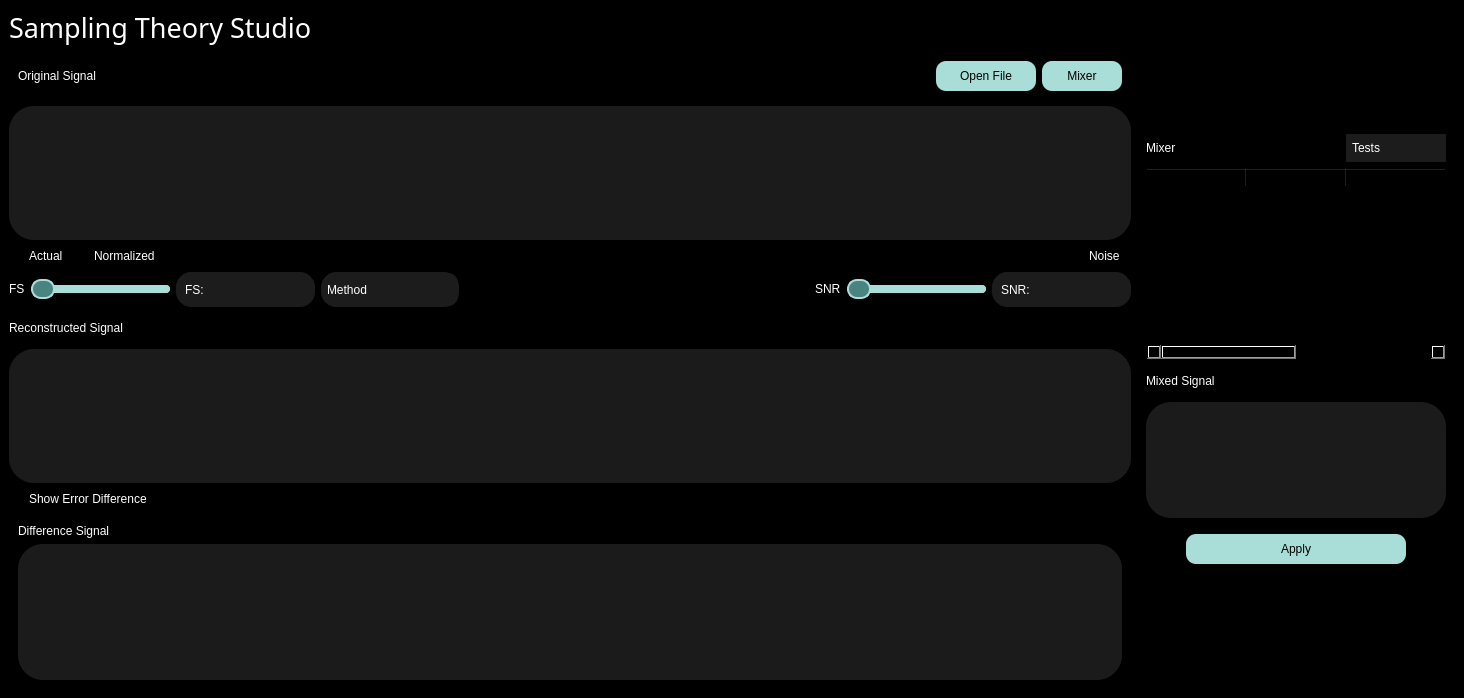
<?xml version="1.0" encoding="UTF-8"?>
<ui version="4.0">
 <class>MainWindow</class>
 <widget class="QMainWindow" name="MainWindow">
  <property name="geometry">
   <rect>
    <x>0</x>
    <y>0</y>
    <width>1464</width>
    <height>698</height>
   </rect>
  </property>
  <property name="sizePolicy">
   <sizepolicy hsizetype="Expanding" vsizetype="Expanding">
    <horstretch>0</horstretch>
    <verstretch>0</verstretch>
   </sizepolicy>
  </property>
  <property name="windowTitle">
   <string>MainWindow</string>
  </property>
  <property name="styleSheet">
   <string notr="true">background-color: rgb(0, 0, 0);</string>
  </property>
  <widget class="QWidget" name="centralwidget">
   <property name="sizePolicy">
    <sizepolicy hsizetype="Expanding" vsizetype="Expanding">
     <horstretch>0</horstretch>
     <verstretch>0</verstretch>
    </sizepolicy>
   </property>
   <layout class="QHBoxLayout" name="horizontalLayout_2">
    <item>
     <layout class="QVBoxLayout" name="verticalLayout">
      <property name="sizeConstraint">
       <enum>QLayout::SetNoConstraint</enum>
      </property>
      <item>
       <layout class="QVBoxLayout" name="verticalLayout_2">
        <property name="sizeConstraint">
         <enum>QLayout::SetNoConstraint</enum>
        </property>
        <item>
         <widget class="QLabel" name="title_label">
          <property name="sizePolicy">
           <sizepolicy hsizetype="Expanding" vsizetype="Fixed">
            <horstretch>0</horstretch>
            <verstretch>0</verstretch>
           </sizepolicy>
          </property>
          <property name="maximumSize">
           <size>
            <width>16777215</width>
            <height>60</height>
           </size>
          </property>
          <property name="font">
           <font>
            <family>Microsoft PhagsPa</family>
            <pointsize>20</pointsize>
            <weight>50</weight>
            <italic>false</italic>
            <bold>false</bold>
           </font>
          </property>
          <property name="styleSheet">
           <string notr="true">color: rgb(255, 255, 255);
font: 20pt &quot;Microsoft PhagsPa&quot;;</string>
          </property>
          <property name="text">
           <string>Sampling Theory Studio</string>
          </property>
          <property name="textFormat">
           <enum>Qt::PlainText</enum>
          </property>
          <property name="alignment">
           <set>Qt::AlignLeading|Qt::AlignLeft|Qt::AlignVCenter</set>
          </property>
          <property name="margin">
           <number>10</number>
          </property>
         </widget>
        </item>
        <item alignment="Qt::AlignLeft">
         <widget class="QWidget" name="top_task_bar_widget" native="true">
          <property name="sizePolicy">
           <sizepolicy hsizetype="Expanding" vsizetype="Fixed">
            <horstretch>0</horstretch>
            <verstretch>0</verstretch>
           </sizepolicy>
          </property>
          <property name="minimumSize">
           <size>
            <width>0</width>
            <height>40</height>
           </size>
          </property>
          <layout class="QHBoxLayout" name="horizontalLayout_10">
           <item>
            <widget class="QLabel" name="original_signal_label">
             <property name="sizePolicy">
              <sizepolicy hsizetype="Fixed" vsizetype="Fixed">
               <horstretch>0</horstretch>
               <verstretch>0</verstretch>
              </sizepolicy>
             </property>
             <property name="styleSheet">
              <string notr="true">color: rgb(255, 255, 255);
font: italic 11pt &quot;Georgia&quot;;
</string>
             </property>
             <property name="text">
              <string>Original Signal</string>
             </property>
             <property name="textFormat">
              <enum>Qt::PlainText</enum>
             </property>
            </widget>
           </item>
           <item>
            <layout class="QHBoxLayout" name="horizontalLayout_13">
             <property name="sizeConstraint">
              <enum>QLayout::SetNoConstraint</enum>
             </property>
             <property name="leftMargin">
              <number>15</number>
             </property>
             <property name="rightMargin">
              <number>15</number>
             </property>
             <item>
              <spacer name="horizontalSpacer">
               <property name="orientation">
                <enum>Qt::Horizontal</enum>
               </property>
               <property name="sizeType">
                <enum>QSizePolicy::Expanding</enum>
               </property>
               <property name="sizeHint" stdset="0">
                <size>
                 <width>1200</width>
                 <height>20</height>
                </size>
               </property>
              </spacer>
             </item>
            </layout>
           </item>
           <item>
            <widget class="QPushButton" name="open_file_button">
             <property name="sizePolicy">
              <sizepolicy hsizetype="Fixed" vsizetype="Fixed">
               <horstretch>0</horstretch>
               <verstretch>0</verstretch>
              </sizepolicy>
             </property>
             <property name="minimumSize">
              <size>
               <width>100</width>
               <height>30</height>
              </size>
             </property>
             <property name="cursor">
              <cursorShape>OpenHandCursor</cursorShape>
             </property>
             <property name="mouseTracking">
              <bool>true</bool>
             </property>
             <property name="toolTip">
              <string>&lt;html&gt;&lt;head/&gt;&lt;body&gt;&lt;p&gt;&lt;br/&gt;&lt;/p&gt;&lt;/body&gt;&lt;/html&gt;</string>
             </property>
             <property name="whatsThis">
              <string>&lt;html&gt;&lt;head/&gt;&lt;body&gt;&lt;p&gt;&lt;span style=&quot; color:#ffffff;&quot;&gt;)pen&lt;/span&gt;&lt;/p&gt;&lt;/body&gt;&lt;/html&gt;</string>
             </property>
             <property name="styleSheet">
              <string notr="true">font: italic 10pt &quot;Georgia&quot;;
background-color: rgb(169, 222, 216);
buttoon-shadow: 2px 2px 5px rgb(0, 0, 0);
border-radius: 10px;</string>
             </property>
             <property name="text">
              <string>Open File</string>
             </property>
            </widget>
           </item>
           <item>
            <widget class="QPushButton" name="mixer_button">
             <property name="sizePolicy">
              <sizepolicy hsizetype="Fixed" vsizetype="Fixed">
               <horstretch>200</horstretch>
               <verstretch>40</verstretch>
              </sizepolicy>
             </property>
             <property name="minimumSize">
              <size>
               <width>80</width>
               <height>30</height>
              </size>
             </property>
             <property name="cursor">
              <cursorShape>OpenHandCursor</cursorShape>
             </property>
             <property name="mouseTracking">
              <bool>true</bool>
             </property>
             <property name="toolTip">
              <string>&lt;html&gt;&lt;head/&gt;&lt;body&gt;&lt;p&gt;&lt;br/&gt;&lt;/p&gt;&lt;/body&gt;&lt;/html&gt;</string>
             </property>
             <property name="whatsThis">
              <string>&lt;html&gt;&lt;head/&gt;&lt;body&gt;&lt;p&gt;&lt;span style=&quot; color:#ffffff;&quot;&gt;)pen&lt;/span&gt;&lt;/p&gt;&lt;/body&gt;&lt;/html&gt;</string>
             </property>
             <property name="styleSheet">
              <string notr="true">font: italic 10pt &quot;Georgia&quot;;
background-color: rgb(169, 222, 216);
buttoon-shadow: 2px 2px 5px rgb(0, 0, 0);
border-radius: 10px;</string>
             </property>
             <property name="text">
              <string>Mixer</string>
             </property>
             <property name="icon">
              <iconset>
               <normalon>../Desktop/icons/icons8-zoom-out-64.png</normalon>
              </iconset>
             </property>
            </widget>
           </item>
          </layout>
         </widget>
        </item>
        <item>
         <widget class="QWidget" name="original_signal_graph" native="true">
          <property name="enabled">
           <bool>true</bool>
          </property>
          <property name="sizePolicy">
           <sizepolicy hsizetype="Expanding" vsizetype="Expanding">
            <horstretch>0</horstretch>
            <verstretch>0</verstretch>
           </sizepolicy>
          </property>
          <property name="minimumSize">
           <size>
            <width>0</width>
            <height>110</height>
           </size>
          </property>
          <property name="cursor">
           <cursorShape>PointingHandCursor</cursorShape>
          </property>
          <property name="mouseTracking">
           <bool>true</bool>
          </property>
          <property name="tabletTracking">
           <bool>true</bool>
          </property>
          <property name="acceptDrops">
           <bool>true</bool>
          </property>
          <property name="autoFillBackground">
           <bool>false</bool>
          </property>
          <property name="styleSheet">
           <string notr="true">background-color: rgb(27, 27, 27);
border-radius: 25px;
buttoon-shadow: 2px 2px 5px rgb(0, 0, 0);
widget-shadow: 2px 2px 5px rgb(0, 0, 0);</string>
          </property>
         </widget>
        </item>
        <item>
         <layout class="QHBoxLayout" name="horizontalLayout_5">
          <item alignment="Qt::AlignLeft">
           <widget class="QRadioButton" name="actual_radioButton">
            <property name="sizePolicy">
             <sizepolicy hsizetype="Expanding" vsizetype="Fixed">
              <horstretch>0</horstretch>
              <verstretch>0</verstretch>
             </sizepolicy>
            </property>
            <property name="styleSheet">
             <string notr="true">color: rgb(255, 255, 255);
font: italic 10pt &quot;Georgia&quot;;
</string>
            </property>
            <property name="text">
             <string>Actual</string>
            </property>
           </widget>
          </item>
          <item>
           <widget class="QRadioButton" name="normalized_radioButton">
            <property name="sizePolicy">
             <sizepolicy hsizetype="Expanding" vsizetype="Fixed">
              <horstretch>0</horstretch>
              <verstretch>0</verstretch>
             </sizepolicy>
            </property>
            <property name="styleSheet">
             <string notr="true">color: rgb(255, 255, 255);
font: italic 10pt &quot;Georgia&quot;;
</string>
            </property>
            <property name="text">
             <string>Normalized</string>
            </property>
           </widget>
          </item>
          <item>
           <spacer name="actual_noramlized_horizontalSpacer_3">
            <property name="orientation">
             <enum>Qt::Horizontal</enum>
            </property>
            <property name="sizeHint" stdset="0">
             <size>
              <width>350</width>
              <height>20</height>
             </size>
            </property>
           </spacer>
          </item>
          <item>
           <widget class="QCheckBox" name="noise_checkBox">
            <property name="styleSheet">
             <string notr="true">color: rgb(255, 255, 255);
font: italic 10pt &quot;Georgia&quot;;
margin-right: 10px;</string>
            </property>
            <property name="text">
             <string>Noise</string>
            </property>
           </widget>
          </item>
         </layout>
        </item>
        <item>
         <layout class="QHBoxLayout" name="horizontalLayout_4">
          <property name="sizeConstraint">
           <enum>QLayout::SetNoConstraint</enum>
          </property>
          <item>
           <widget class="QLabel" name="fs_label">
            <property name="sizePolicy">
             <sizepolicy hsizetype="Fixed" vsizetype="Fixed">
              <horstretch>0</horstretch>
              <verstretch>0</verstretch>
             </sizepolicy>
            </property>
            <property name="maximumSize">
             <size>
              <width>80</width>
              <height>16777215</height>
             </size>
            </property>
            <property name="styleSheet">
             <string notr="true">color: rgb(255, 255, 255);
font: italic 10pt &quot;Georgia&quot;;
</string>
            </property>
            <property name="text">
             <string>FS</string>
            </property>
           </widget>
          </item>
          <item>
           <widget class="QSlider" name="snr_horizontalSlider">
            <property name="sizePolicy">
             <sizepolicy hsizetype="Expanding" vsizetype="Fixed">
              <horstretch>0</horstretch>
              <verstretch>0</verstretch>
             </sizepolicy>
            </property>
            <property name="minimumSize">
             <size>
              <width>80</width>
              <height>0</height>
             </size>
            </property>
            <property name="maximumSize">
             <size>
              <width>250</width>
              <height>16777215</height>
             </size>
            </property>
            <property name="styleSheet">
             <string notr="true">QSlider::groove:horizontal {
        height: 8px;
        background: #A9DED8;
        border-radius: 4px;
    }
    QSlider::handle:horizontal {
        background: #498480;
        border: 2px solid #A9DED8;
        width: 20px;
        height: 20px;
        margin: -6px 0;
        border-radius: 10px;
    }
    QSlider::sub-page:horizontal {
        background: #498480;
        border-radius: 4px;
    }
    QSlider::add-page:horizontal {
        background: #A9DED8;
        border-radius: 4px;
    }

 QSlider::tick-position:both {
        height: 12px; /* Make the tick marks taller */
        width: 3px;   /* Adjust the tick width */
    }

    QSlider::tick:horizontal {
        background: white;  /* Make the ticks white */
    }</string>
            </property>
            <property name="orientation">
             <enum>Qt::Horizontal</enum>
            </property>
            <property name="tickPosition">
             <enum>QSlider::TicksBothSides</enum>
            </property>
           </widget>
          </item>
          <item>
           <widget class="QLabel" name="fs_value_label">
            <property name="sizePolicy">
             <sizepolicy hsizetype="Expanding" vsizetype="Preferred">
              <horstretch>0</horstretch>
              <verstretch>0</verstretch>
             </sizepolicy>
            </property>
            <property name="maximumSize">
             <size>
              <width>140</width>
              <height>16777215</height>
             </size>
            </property>
            <property name="styleSheet">
             <string notr="true">  background-color: #1C1C1C;  /* Background color */
    color: white;  /* Text color */
    border: 1px solid #1C1C1C;
    border-radius: 15px;  /* Rounded corners */
    padding: 5px;
	font: italic 10pt &quot;Georgia&quot;;</string>
            </property>
            <property name="text">
             <string>FS: </string>
            </property>
           </widget>
          </item>
          <item>
           <widget class="QComboBox" name="methods_comboBox">
            <property name="sizePolicy">
             <sizepolicy hsizetype="MinimumExpanding" vsizetype="Fixed">
              <horstretch>0</horstretch>
              <verstretch>0</verstretch>
             </sizepolicy>
            </property>
            <property name="minimumSize">
             <size>
              <width>100</width>
              <height>35</height>
             </size>
            </property>
            <property name="styleSheet">
             <string notr="true">QComboBox {
    background-color: #1C1C1C;  /* Background color */
    color: white;  /* Text color */
    border: 1px solid #1C1C1C;
    border-radius: 15px;  /* Rounded corners */
    padding: 5px;
	font: italic 10pt &quot;Georgia&quot;;
}

QComboBox::drop-down {
    border: none;
    border-radius: 10px;  /* Rounded corners for the arrow box */
    background-color: #1C1C1C;
    width: 30px;
}

QComboBox::down-arrow {
    width: 15px;
    height: 15px;
    color: white;  /* Arrow color */
}

QComboBox QAbstractItemView {
    border: 1px solid #1C1C1C;
    selection-background-color: #1C1C1C;  /* Selected item background color */
    background-color: #1C1C1C;  /* Dropdown background color */
    color: white;
    border-radius: 10px;
}
</string>
            </property>
            <item>
             <property name="text">
              <string>Method</string>
             </property>
            </item>
            <item>
             <property name="text">
              <string>Method1</string>
             </property>
            </item>
            <item>
             <property name="text">
              <string>Method2</string>
             </property>
            </item>
            <item>
             <property name="text">
              <string>Method3</string>
             </property>
            </item>
           </widget>
          </item>
          <item>
           <layout class="QHBoxLayout" name="horizontalLayout_3">
            <item>
             <spacer name="horizontalSpacer_2">
              <property name="orientation">
               <enum>Qt::Horizontal</enum>
              </property>
              <property name="sizeHint" stdset="0">
               <size>
                <width>350</width>
                <height>20</height>
               </size>
              </property>
             </spacer>
            </item>
           </layout>
          </item>
          <item>
           <widget class="QLabel" name="snr_label">
            <property name="sizePolicy">
             <sizepolicy hsizetype="Fixed" vsizetype="Fixed">
              <horstretch>0</horstretch>
              <verstretch>0</verstretch>
             </sizepolicy>
            </property>
            <property name="maximumSize">
             <size>
              <width>80</width>
              <height>16777215</height>
             </size>
            </property>
            <property name="styleSheet">
             <string notr="true">color: rgb(255, 255, 255);
font: italic 10pt &quot;Georgia&quot;;
</string>
            </property>
            <property name="text">
             <string>SNR</string>
            </property>
           </widget>
          </item>
          <item>
           <widget class="QSlider" name="fs_horizontalSlider">
            <property name="sizePolicy">
             <sizepolicy hsizetype="Expanding" vsizetype="Fixed">
              <horstretch>0</horstretch>
              <verstretch>0</verstretch>
             </sizepolicy>
            </property>
            <property name="minimumSize">
             <size>
              <width>80</width>
              <height>0</height>
             </size>
            </property>
            <property name="maximumSize">
             <size>
              <width>250</width>
              <height>16777215</height>
             </size>
            </property>
            <property name="styleSheet">
             <string notr="true">QSlider::groove:horizontal {
        height: 8px;
        background: #A9DED8;
        border-radius: 4px;
    }
    QSlider::handle:horizontal {
        background: #498480;
        border: 2px solid #A9DED8;
        width: 20px;
        height: 20px;
        margin: -6px 0;
        border-radius: 10px;
    }
    QSlider::sub-page:horizontal {
        background: #498480;
        border-radius: 4px;
    }
    QSlider::add-page:horizontal {
        background: #A9DED8;
        border-radius: 4px;
    }

 QSlider::tick-position:both {
        height: 12px; /* Make the tick marks taller */
        width: 3px;   /* Adjust the tick width */
    }

    QSlider::tick:horizontal {
        background: white;  /* Make the ticks white */
    }</string>
            </property>
            <property name="orientation">
             <enum>Qt::Horizontal</enum>
            </property>
            <property name="tickPosition">
             <enum>QSlider::TicksBothSides</enum>
            </property>
           </widget>
          </item>
          <item>
           <widget class="QLabel" name="snr_value_label">
            <property name="sizePolicy">
             <sizepolicy hsizetype="Expanding" vsizetype="Preferred">
              <horstretch>0</horstretch>
              <verstretch>0</verstretch>
             </sizepolicy>
            </property>
            <property name="maximumSize">
             <size>
              <width>140</width>
              <height>16777215</height>
             </size>
            </property>
            <property name="styleSheet">
             <string notr="true">  background-color: #1C1C1C;  /* Background color */
    color: white;  /* Text color */
    border: 1px solid #1C1C1C;
    border-radius: 15px;  /* Rounded corners */
    padding: 5px;
	font: italic 10pt &quot;Georgia&quot;;</string>
            </property>
            <property name="text">
             <string>SNR: </string>
            </property>
           </widget>
          </item>
         </layout>
        </item>
        <item>
         <widget class="QLabel" name="reconstructed_signal_label">
          <property name="sizePolicy">
           <sizepolicy hsizetype="Fixed" vsizetype="Fixed">
            <horstretch>0</horstretch>
            <verstretch>0</verstretch>
           </sizepolicy>
          </property>
          <property name="minimumSize">
           <size>
            <width>0</width>
            <height>30</height>
           </size>
          </property>
          <property name="styleSheet">
           <string notr="true">color: rgb(255, 255, 255);
font: italic 10pt &quot;Georgia&quot;;
</string>
          </property>
          <property name="text">
           <string>Reconstructed Signal</string>
          </property>
         </widget>
        </item>
        <item>
         <widget class="QWidget" name="reconstructed_signal_graph" native="true">
          <property name="enabled">
           <bool>false</bool>
          </property>
          <property name="sizePolicy">
           <sizepolicy hsizetype="Expanding" vsizetype="Expanding">
            <horstretch>0</horstretch>
            <verstretch>0</verstretch>
           </sizepolicy>
          </property>
          <property name="minimumSize">
           <size>
            <width>0</width>
            <height>110</height>
           </size>
          </property>
          <property name="cursor">
           <cursorShape>PointingHandCursor</cursorShape>
          </property>
          <property name="mouseTracking">
           <bool>true</bool>
          </property>
          <property name="tabletTracking">
           <bool>true</bool>
          </property>
          <property name="acceptDrops">
           <bool>true</bool>
          </property>
          <property name="autoFillBackground">
           <bool>false</bool>
          </property>
          <property name="styleSheet">
           <string notr="true">background-color: rgb(27, 27, 27);
border-radius: 25px;
button-shadow: 2px 2px 5px rgb(0, 0, 0);
widget-shadow: 2px 2px 5px rgb(0, 0, 0);
padding-right: 5px;
padding-left: 5px;</string>
          </property>
         </widget>
        </item>
        <item>
         <widget class="QRadioButton" name="error_frequency_toggle_button">
          <property name="styleSheet">
           <string notr="true">color: rgb(255, 255, 255);
font: italic 10pt &quot;Georgia&quot;;
</string>
          </property>
          <property name="text">
           <string>Show Error Difference</string>
          </property>
         </widget>
        </item>
        <item>
         <widget class="QStackedWidget" name="stackedWidget">
          <property name="sizePolicy">
           <sizepolicy hsizetype="Expanding" vsizetype="Expanding">
            <horstretch>0</horstretch>
            <verstretch>0</verstretch>
           </sizepolicy>
          </property>
          <property name="minimumSize">
           <size>
            <width>0</width>
            <height>0</height>
           </size>
          </property>
          <property name="styleSheet">
           <string notr="true">QStackedWidget{
			margin: 0px;
			padding: 0px;
			border: none;
}

QWidget{
		margin: 0px;
		padding: opx;
		borer: none;
}</string>
          </property>
          <property name="currentIndex">
           <number>0</number>
          </property>
          <widget class="QWidget" name="page_4">
           <layout class="QVBoxLayout" name="verticalLayout_7">
            <item>
             <widget class="QLabel" name="difference_signal_label">
              <property name="sizePolicy">
               <sizepolicy hsizetype="Fixed" vsizetype="Fixed">
                <horstretch>0</horstretch>
                <verstretch>0</verstretch>
               </sizepolicy>
              </property>
              <property name="styleSheet">
               <string notr="true">color: rgb(255, 255, 255);
font: italic 11pt &quot;Georgia&quot;;
</string>
              </property>
              <property name="text">
               <string>Difference Signal</string>
              </property>
              <property name="textFormat">
               <enum>Qt::PlainText</enum>
              </property>
             </widget>
            </item>
            <item>
             <widget class="QWidget" name="difference_signal_graph" native="true">
              <property name="sizePolicy">
               <sizepolicy hsizetype="Expanding" vsizetype="Expanding">
                <horstretch>0</horstretch>
                <verstretch>0</verstretch>
               </sizepolicy>
              </property>
              <property name="minimumSize">
               <size>
                <width>0</width>
                <height>110</height>
               </size>
              </property>
              <property name="styleSheet">
               <string notr="true">background-color: rgb(27, 27, 27);
border-radius: 25px;
buttoon-shadow: 2px 2px 5px rgb(0, 0, 0);
widget-shadow: 2px 2px 5px rgb(0, 0, 0);
</string>
              </property>
             </widget>
            </item>
           </layout>
          </widget>
          <widget class="QWidget" name="page_3">
           <layout class="QVBoxLayout" name="verticalLayout_5">
            <item>
             <widget class="QLabel" name="frequancy_domain_label">
              <property name="sizePolicy">
               <sizepolicy hsizetype="Fixed" vsizetype="Fixed">
                <horstretch>0</horstretch>
                <verstretch>0</verstretch>
               </sizepolicy>
              </property>
              <property name="minimumSize">
               <size>
                <width>0</width>
                <height>30</height>
               </size>
              </property>
              <property name="styleSheet">
               <string notr="true">color: rgb(255, 255, 255);
font: italic 10pt &quot;Georgia&quot;;
</string>
              </property>
              <property name="text">
               <string>Frequency Domain</string>
              </property>
             </widget>
            </item>
            <item>
             <widget class="QWidget" name="frequancy_domain_graph" native="true">
              <property name="sizePolicy">
               <sizepolicy hsizetype="Expanding" vsizetype="Expanding">
                <horstretch>0</horstretch>
                <verstretch>0</verstretch>
               </sizepolicy>
              </property>
              <property name="minimumSize">
               <size>
                <width>0</width>
                <height>120</height>
               </size>
              </property>
              <property name="baseSize">
               <size>
                <width>1100</width>
                <height>110</height>
               </size>
              </property>
              <property name="styleSheet">
               <string notr="true">background-color: rgb(27, 27, 27);
border-radius: 25px;
buttoon-shadow: 2px 2px 5px rgb(0, 0, 0);
widget-shadow: 2px 2px 5px rgb(0, 0, 0);</string>
              </property>
             </widget>
            </item>
           </layout>
          </widget>
         </widget>
        </item>
       </layout>
      </item>
     </layout>
    </item>
    <item>
     <widget class="QWidget" name="side_bar_widget" native="true">
      <property name="sizePolicy">
       <sizepolicy hsizetype="Fixed" vsizetype="Expanding">
        <horstretch>0</horstretch>
        <verstretch>0</verstretch>
       </sizepolicy>
      </property>
      <layout class="QVBoxLayout" name="verticalLayout_6">
       <item>
        <layout class="QHBoxLayout" name="horizontalLayout_17">
         <item>
          <spacer name="verticalSpacer_9">
           <property name="orientation">
            <enum>Qt::Vertical</enum>
           </property>
           <property name="sizeType">
            <enum>QSizePolicy::Expanding</enum>
           </property>
           <property name="sizeHint" stdset="0">
            <size>
             <width>20</width>
             <height>15</height>
            </size>
           </property>
          </spacer>
         </item>
        </layout>
       </item>
       <item>
        <layout class="QHBoxLayout" name="horizontalLayout_8">
         <item>
          <widget class="QLabel" name="mixer_label">
           <property name="styleSheet">
            <string notr="true">color: rgb(255, 255, 255);
font: italic 11pt &quot;Georgia&quot;;
</string>
           </property>
           <property name="text">
            <string>Mixer</string>
           </property>
          </widget>
         </item>
         <item>
          <layout class="QHBoxLayout" name="horizontalLayout_20">
           <item>
            <spacer name="horizontalSpacer_13">
             <property name="orientation">
              <enum>Qt::Horizontal</enum>
             </property>
             <property name="sizeHint" stdset="0">
              <size>
               <width>40</width>
               <height>20</height>
              </size>
             </property>
            </spacer>
           </item>
          </layout>
         </item>
         <item>
          <widget class="QComboBox" name="tests_comboBox">
           <property name="styleSheet">
            <string notr="true">QComboBox {
    background-color: #1C1C1C;  /* Background color */
    color: white;  /* Text color */
    border: 1px solid #1C1C1C;
    border-radius: 15px;  /* Rounded corners */
    padding: 5px;
    font: italic 10pt &quot;Georgia&quot;;
}

QComboBox::drop-down {
    border: none;
    border-radius: 10px;  /* Rounded corners for the arrow box */
    background-color: #1C1C1C;
    width: 30px;
}

QComboBox::down-arrow {
    width: 15px;
    height: 15px;
    color: white;  /* Arrow color */
}

QComboBox QAbstractItemView {
    border: 1px solid #1C1C1C;
    selection-background-color: #1C1C1C;  /* Selected item background color */
    background-color: #1C1C1C;  /* Dropdown background color */
    color: white;
    border-radius: 10px;
}</string>
           </property>
           <item>
            <property name="text">
             <string>Tests</string>
            </property>
           </item>
           <item>
            <property name="text">
             <string>Testcase1</string>
            </property>
           </item>
           <item>
            <property name="text">
             <string>Testcase2</string>
            </property>
           </item>
           <item>
            <property name="text">
             <string>Testcase3</string>
            </property>
           </item>
          </widget>
         </item>
        </layout>
       </item>
       <item>
        <widget class="QTableWidget" name="tableWidget">
         <property name="sizePolicy">
          <sizepolicy hsizetype="MinimumExpanding" vsizetype="Fixed">
           <horstretch>0</horstretch>
           <verstretch>0</verstretch>
          </sizepolicy>
         </property>
         <property name="minimumSize">
          <size>
           <width>300</width>
           <height>0</height>
          </size>
         </property>
         <property name="styleSheet">
          <string notr="true">QTabelWidget {
	background-color: rgb(0, 0, 0);
    background-color : back;
	color: rgb(255, 255, 255);
    border : none;
    font-family: &quot;Arial&quot;;
    font-size : 14px;
}

QTabelWidget :: item {
borde-bottom: 1px solid gray;
}

QTabelWidget :: item : selected {
background-color : darckgray;
}

QHeaderView :: section{
border : none
}</string>
         </property>
         <column>
          <property name="text">
           <string>frequency</string>
          </property>
         </column>
         <column>
          <property name="text">
           <string>amplitude</string>
          </property>
         </column>
         <column>
          <property name="text">
           <string>phase</string>
          </property>
         </column>
         <column>
          <property name="text">
           <string/>
          </property>
         </column>
        </widget>
       </item>
       <item>
        <layout class="QHBoxLayout" name="horizontalLayout_11"/>
       </item>
       <item>
        <widget class="QLabel" name="mixed_signal_label">
         <property name="sizePolicy">
          <sizepolicy hsizetype="Fixed" vsizetype="Fixed">
           <horstretch>0</horstretch>
           <verstretch>30</verstretch>
          </sizepolicy>
         </property>
         <property name="minimumSize">
          <size>
           <width>150</width>
           <height>30</height>
          </size>
         </property>
         <property name="styleSheet">
          <string notr="true">color: rgb(255, 255, 255);
font: italic 10pt &quot;Georgia&quot;;
</string>
         </property>
         <property name="text">
          <string>Mixed Signal</string>
         </property>
        </widget>
       </item>
       <item>
        <widget class="QWidget" name="mixed_signal_graph" native="true">
         <property name="sizePolicy">
          <sizepolicy hsizetype="Expanding" vsizetype="Expanding">
           <horstretch>0</horstretch>
           <verstretch>0</verstretch>
          </sizepolicy>
         </property>
         <property name="minimumSize">
          <size>
           <width>0</width>
           <height>110</height>
          </size>
         </property>
         <property name="maximumSize">
          <size>
           <width>16777215</width>
           <height>600</height>
          </size>
         </property>
         <property name="styleSheet">
          <string notr="true">background-color: rgb(27, 27, 27);
border-radius: 25px;
buttoon-shadow: 2px 2px 5px rgb(0, 0, 0);
widget-shadow: 2px 2px 5px rgb(0, 0, 0);</string>
         </property>
        </widget>
       </item>
       <item>
        <layout class="QHBoxLayout" name="horizontalLayout_14">
         <item>
          <spacer name="verticalSpacer_3">
           <property name="orientation">
            <enum>Qt::Vertical</enum>
           </property>
           <property name="sizeType">
            <enum>QSizePolicy::Fixed</enum>
           </property>
           <property name="sizeHint" stdset="0">
            <size>
             <width>20</width>
             <height>10</height>
            </size>
           </property>
          </spacer>
         </item>
        </layout>
       </item>
       <item>
        <layout class="QHBoxLayout" name="horizontalLayout_9">
         <item>
          <layout class="QHBoxLayout" name="horizontalLayout_19">
           <item>
            <spacer name="horizontalSpacer_6">
             <property name="orientation">
              <enum>Qt::Horizontal</enum>
             </property>
             <property name="sizeHint" stdset="0">
              <size>
               <width>40</width>
               <height>20</height>
              </size>
             </property>
            </spacer>
           </item>
          </layout>
         </item>
         <item>
          <widget class="QPushButton" name="apply_button_2">
           <property name="sizePolicy">
            <sizepolicy hsizetype="MinimumExpanding" vsizetype="Fixed">
             <horstretch>90</horstretch>
             <verstretch>0</verstretch>
            </sizepolicy>
           </property>
           <property name="minimumSize">
            <size>
             <width>80</width>
             <height>30</height>
            </size>
           </property>
           <property name="styleSheet">
            <string notr="true">font: italic 10pt &quot;Georgia&quot;;
background-color: rgb(169, 222, 216);
buttoon-shadow: 2px 2px 5px rgb(0, 0, 0);
border-radius: 10px;</string>
           </property>
           <property name="text">
            <string>Apply</string>
           </property>
          </widget>
         </item>
         <item>
          <layout class="QHBoxLayout" name="horizontalLayout_18">
           <item>
            <spacer name="horizontalSpacer_5">
             <property name="orientation">
              <enum>Qt::Horizontal</enum>
             </property>
             <property name="sizeHint" stdset="0">
              <size>
               <width>40</width>
               <height>20</height>
              </size>
             </property>
            </spacer>
           </item>
          </layout>
         </item>
        </layout>
       </item>
       <item>
        <layout class="QHBoxLayout" name="horizontalLayout_12">
         <item>
          <spacer name="verticalSpacer_2">
           <property name="orientation">
            <enum>Qt::Vertical</enum>
           </property>
           <property name="sizeHint" stdset="0">
            <size>
             <width>20</width>
             <height>10</height>
            </size>
           </property>
          </spacer>
         </item>
        </layout>
       </item>
      </layout>
     </widget>
    </item>
   </layout>
  </widget>
 </widget>
 <resources/>
 <connections/>
</ui>
